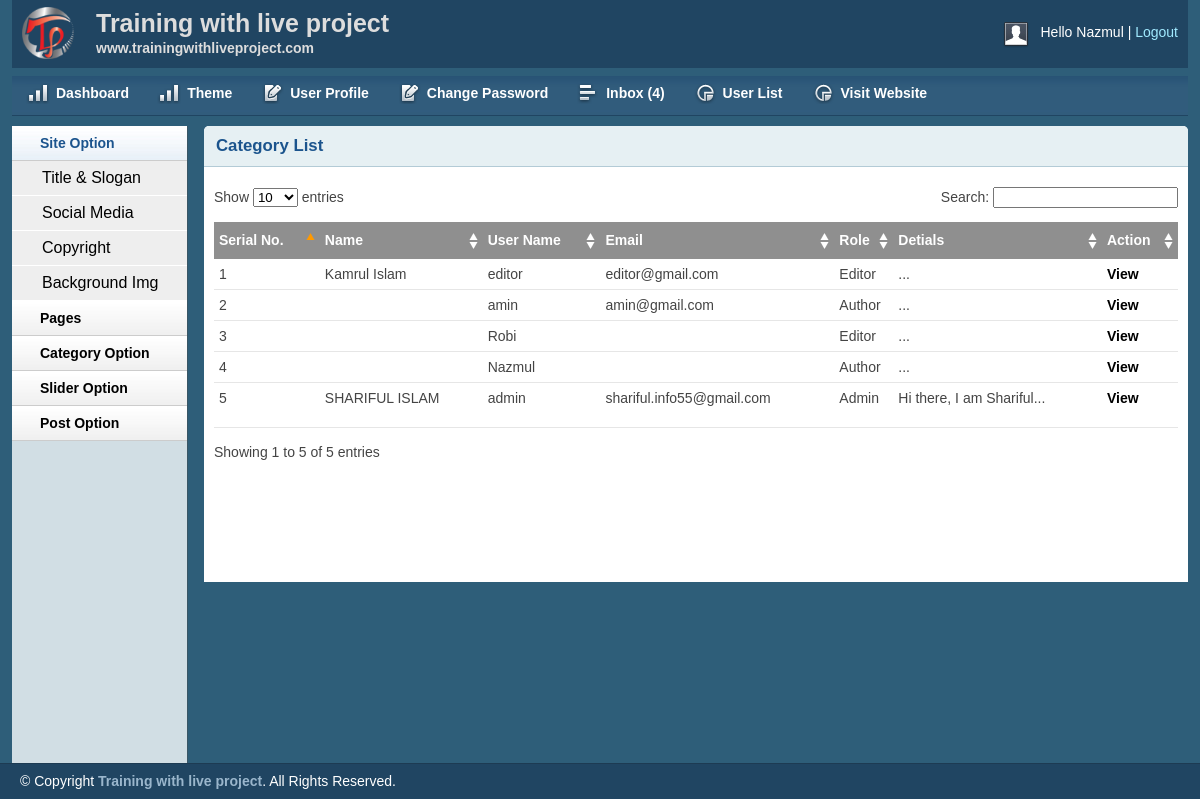
The app's page /admin/UserList.php (signed in) with its own data.
### tables this page shows
CREATE TABLE IF NOT EXISTS `tbl_user` (
  `id` int(11) NOT NULL AUTO_INCREMENT,
  `name` varchar(255) NOT NULL,
  `username` varchar(255) NOT NULL,
  `password` varchar(255) NOT NULL,
  `email` varchar(255) NOT NULL,
  `details` text NOT NULL,
  `role` varchar(5) NOT NULL,
  PRIMARY KEY (`id`)
);

### lib/session.php (called while the page is built, shortened)
<?php
	class Session{
		public static function get($key){
			if(isset($_SESSION[$key])){
				return $_SESSION[$key];
			}else{
				return false;
			}
		}
	}
?>

### lib/Database.php (called while the page is built, shortened)
<?php
Class Database{
	public $host   = DB_HOST;
	public $user   = DB_USER;
	public $pass   = DB_PASS;
	public $dbname = DB_NAME;
	public $link;
	private function connectDB(){
	$this->link = new mysqli($this->host, $this->user, $this->pass, $this->dbname);
 }
	public function select($query){
		$result = $this->link->query($query) or die($this->link->error.__LINE__);
		if($result->num_rows > 0){
			return $result;
		} else {
			return false;
		}
	}
}

### helpers/Formate.php (called while the page is built, shortened)
<?php
	class Formate{
		public function TextShort($text, $limit=400){
			$text = $text." ";
			$text = substr($text, 0 ,$limit);
			$text = substr($text, 0 ,strrpos($text,' '));
			$text = $text."...";
			return $text;
		}
		public function Role($role){
			if($role=='0'){
				$role = 'Admin';
			}elseif($role == '1'){
				$role = 'Author';
			}else{
				$role = 'Editor';
			}
			return $role;
		}
	}
?>

### admin/UserList.php (the view, shortened to what this page needs)
<?php include"inc/ad_header.php";?>
<div class="grid_10">
    <div class="box round first grid">
        <h2>Category List</h2>
        <div class="block">
            <table class="data display datatable" id="example">
			<thead>
				<tr>
					<th>Serial No.</th>
					<th>Name</th>
					<th>User Name</th>
					<th>Email</th>
					<th>Role</th>
					<th>Detials</th>
					<th>Action</th>
				</tr>
			</thead>
			<tbody>
			<?php
				$sql = "SELECT * FROM tbl_user ORDER BY id DESC";
				$result = $db->select($sql);
				if($result){
					$i=0;
					while($row = $result->fetch_assoc()){
						$i++;
			?>
				<tr class="odd gradeX">
					<td><?php echo $i;?></td>
					<td><?php echo $row['name'];?></td>
					<td><?php echo $row['username'];?></td>
					<td><?php echo $row['email'];?></td>
					<td><?php echo $fm->Role($row['role']);?></td>
					<td><?php echo $fm->TextShort($row['details'],30);?></td>
					<td><a href="ViewUser.php?userID=<?php echo $row['id'];?>">View</a>
				</tr>
			<?php }}?>
			</tbody>
		</table>
       </div>
    </div>
</div>
<?php include"inc/ad_footer.php";?>

### admin/inc/ad_header.php (shortened to what this page needs)
<?php
    include "../lib/session.php";
?>
<?php
    include "../helpers/Formate.php";
    include "../lib/Database.php";
?>
<?php
    $db = new Database();
    $fm = new Formate();
?>
<!DOCTYPE html>
<html>
<head>
    <link rel="stylesheet" type="text/css" href="css/reset.css" media="screen" />
    <link rel="stylesheet" type="text/css" href="css/text.css" media="screen" />
    <link rel="stylesheet" type="text/css" href="css/grid.css" media="screen" />
    <link rel="stylesheet" type="text/css" href="css/layout.css" media="screen" />
    <link rel="stylesheet" type="text/css" href="css/nav.css" media="screen" />
    <link href="css/table/demo_page.css" rel="stylesheet" type="text/css" />
</head>
<body>
<div class="container_12">
    <div class="grid_12 header-repeat">
        <div id="branding">
            <div class="floatleft logo">
                <img src="img/livelogo.png" alt="Logo" />
			</div>
			<div class="floatleft middle">
				<h1>Training with live project</h1>
				<p>www.trainingwithliveproject.com</p>
			</div>
            <div class="floatright">
                <div class="floatleft">
                    <img src="img/img-profile.jpg" alt="Profile Pic" /></div>
                <div class="floatleft marginleft10">
                    <ul class="inline-ul floatleft">
                        <li>Hello <?php echo Session::get('username');?></li>
                        <li><a href="?action=logout">Logout</a></li>
                    </ul>
                </div>
            </div>
        </div>
    </div>
    <div class="grid_12">
        <ul class="nav main">
            <li class="ic-dashboard"><a href="index.php"><span>Dashboard</span></a> </li>
            <li class="ic-dashboard"><a href="theme.php"><span>Theme</span></a> </li>
            <li class="ic-form-style"><a href="profile.php"><span>User Profile</span></a></li>
			<li class="ic-form-style"><a href="changepassword.php"><span>Change Password</span></a></li>
			<li class="ic-grid-tables"><a href="inbox.php"><span>Inbox
            <?php
                $sql = "SELECT * FROM tbl_contact WHERE status = '0'";
                $result = $db->select($sql);
                if($result){
                    $count = mysqli_num_rows($result);
                    echo "(".$count.")";
                }else{
                    echo "(".'0'.")";
                }
            ?>
            </span></a></li>
            <li class="ic-charts"><a href="UserList.php"><span>User List</span></a></li>
            <li class="ic-charts"><a href="http://localhost/blog/" target="_blank"><span>Visit Website</span></a></li>
        </ul>
    </div>
<?php include"ad_sidebar.php";?>

### admin/inc/ad_sidebar.php (shortened to what this page needs)
<div class="grid_2">
    <div class="box sidemenu">
        <div class="block" id="section-menu">
            <ul class="section menu">
               <li><a class="menuitem">Site Option</a>
                    <ul class="submenu">
                        <li><a href="titleslogan.php">Title & Slogan</a></li>
                        <li><a href="social.php">Social Media</a></li>
                        <li><a href="copyright.php">Copyright</a></li>
                        <li><a href="background.php">Background Img</a></li>
                    </ul>
                </li>
                 <li><a class="menuitem">Pages</a>
                </li>
                <li><a class="menuitem">Category Option</a>
                </li>
                <li><a class="menuitem">Slider Option</a>
                </li>
                <li><a class="menuitem">Post Option</a>
                </li>
            </ul>
        </div>
    </div>
</div>

### admin/inc/ad_footer.php (shortened to what this page needs)
</div>
<div id="site_info">
    <p>
     &copy; Copyright <a href="http://trainingwithliveproject.com">Training with live project</a>. All Rights Reserved.
    </p>
</div>
</body>
</html>

### admin/css/layout.css (style rules this page uses)
body { background: #fff none repeat scroll 0 0; color: #444; font-size: 14px; padding: 0; }
.floatleft { float:left; }
.logo img { margin-top: -15px; width: 52px; }
.middle { margin-left: 22px; margin-top: -14px; }
.middle h1 { color:#ddd;margin:0 }
.middle p { color: #ddd; margin: 0; font-weight: bold; }
.floatright { float:right; }
.inline-ul li { display:inline; color:#fff; }
.marginleft10 { margin-left:10px; }
a { color: #000; font-weight:bold; text-decoration: none; }
.container_12, .container_16 { background:#2E5E79; }
h1, h2, h3, h4, h5, h6 { line-height:1.2em; margin-bottom:.3em; }
h2 { margin-top:1em; }
#branding { font-weight: normal; margin-bottom: 0; padding: 22px 10px 3px; text-align: left; }
.header-repeat { background:url(../img/header-repeat.jpg) repeat-x; }
#branding a { color:#A1EAFF; font-weight:normal; }
#branding a:before { content:" | "; color:#fff; }
#branding ul, #branding ul li { margin:0px; padding:0px; }
#branding li { padding:0px 0px 0px 0px !important; }
.box { background:#fff; margin-bottom:20px; padding:10px 10px 10px 10px; margin-left:-8px; }
.box.grid { padding-bottom:40px; }
.box.round { -moz-border-radius: 5px 5px 0px 0px; -webkit-border-radius: 5px 5px 0px 0px; border-radius: 5px 5px 0px 0px; }
.box h2 { font-size:1.2em; font-weight:bold; color:#1B548D; background:#E6F0F3; margin:-10px -10px 0 -10px; padding:10px 12px; border-bottom:1px solid #B3CBD6; -moz-border-radius: 5px 5px 0px 0px; -webkit-border-radius: 5px 5px 0px 0px; border-radius: 5px 5px 0px 0px; }
.box.first { min-height: 406px; }
.block { padding-top:20px; }
.box.sidemenu { background-color:#D1DEE4; border-right:1px solid #3A5665; padding:0px; margin:0px; cursor:pointer; }
.box.sidemenu .block { padding-top:0px; margin-top:0px; }
p { margin-bottom:1em; }
ul, ol { padding-top:0; }
ul.menu { list-style:none; border-top:1px solid #bbb; }
ul.menu li { margin:0; }
ul.menu li a { display:block; padding:4px 10px; border-bottom:1px solid #ccc; }
ul.menu ul { list-style:none; margin:0; }
ul.menu ul li a { padding-left:30px; }
ul.section { border-top:0; margin-bottom:0; }
ul.section li a { background:url(../img/sidemenu-repeat.jpg) repeat-x; line-height:26px; padding-left:28px; }
ul.section li li a { background:#ddd; border-bottom:1px solid #eee; }
ul.section ul li { text-transform:none; }
ul.section ul.current li a { background: #eee none repeat scroll 0 0; border-bottom: 1px solid #fff; font-size: 16px; font-weight: normal; }
ul.section li a.current { color:#1B548D; background:url(../img/sidemenu-repeat-hover.jpg) repeat-x; }
#site_info { color:#fff; background:#204562; border-top:1px solid #1d3b53; padding-left:20px; }
#site_info p { line-height:35px; margin-bottom:0px; }
#site_info a { color:#9ab6cc; }
.block { padding-bottom:1px; }
table.display { margin: 0 auto; clear: both; width: 100%; }
.sorting_asc { background: #8f8f8f url(../img/table/sort_asc.png) no-repeat center right; padding:8px 5px; text-align:left; color:#fff; }
.sorting { background:#8f8f8f url(../img/table/sort_both.png) no-repeat center right; padding:8px 5px; text-align:left; color:#fff; }
tr.odd { height: 30px; line-height: 30px; border-bottom:1px solid #e6e6e6; }
tr.even { height: 30px; line-height: 30px; border-bottom:1px solid #e6e6e6; }
tr.odd td, tr.even td { padding-left:5px; }

### records on screen
tbl_user: name "Kamrul Islam", username "editor", email "editor@gmail.com", role "Editor", details "..."
tbl_user: username "amin", email "amin@gmail.com", role "Author", details "..."
tbl_user: username "Robi", role "Editor", details "..."
tbl_user: username "Nazmul", role "Author", details "..."
tbl_user: name "SHARIFUL ISLAM", username "admin", email "shariful.info55@gmail.com", role "Admin", details "Hi there, I am Shariful..."

### other values on screen
Session::get('username') "Nazmul"
$count "4"
